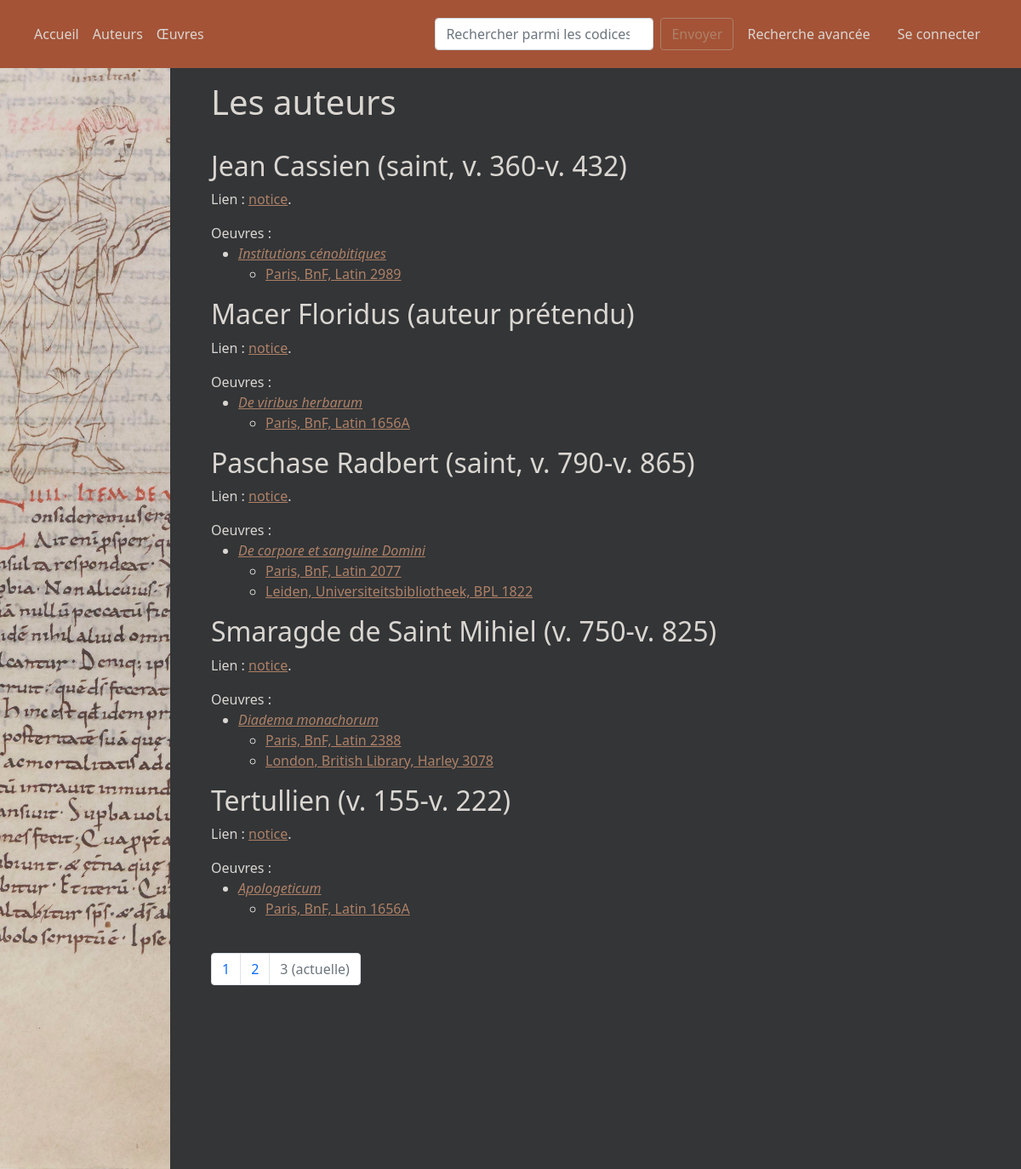
Page /pages/auteurs?page=3 on the earlier database version.
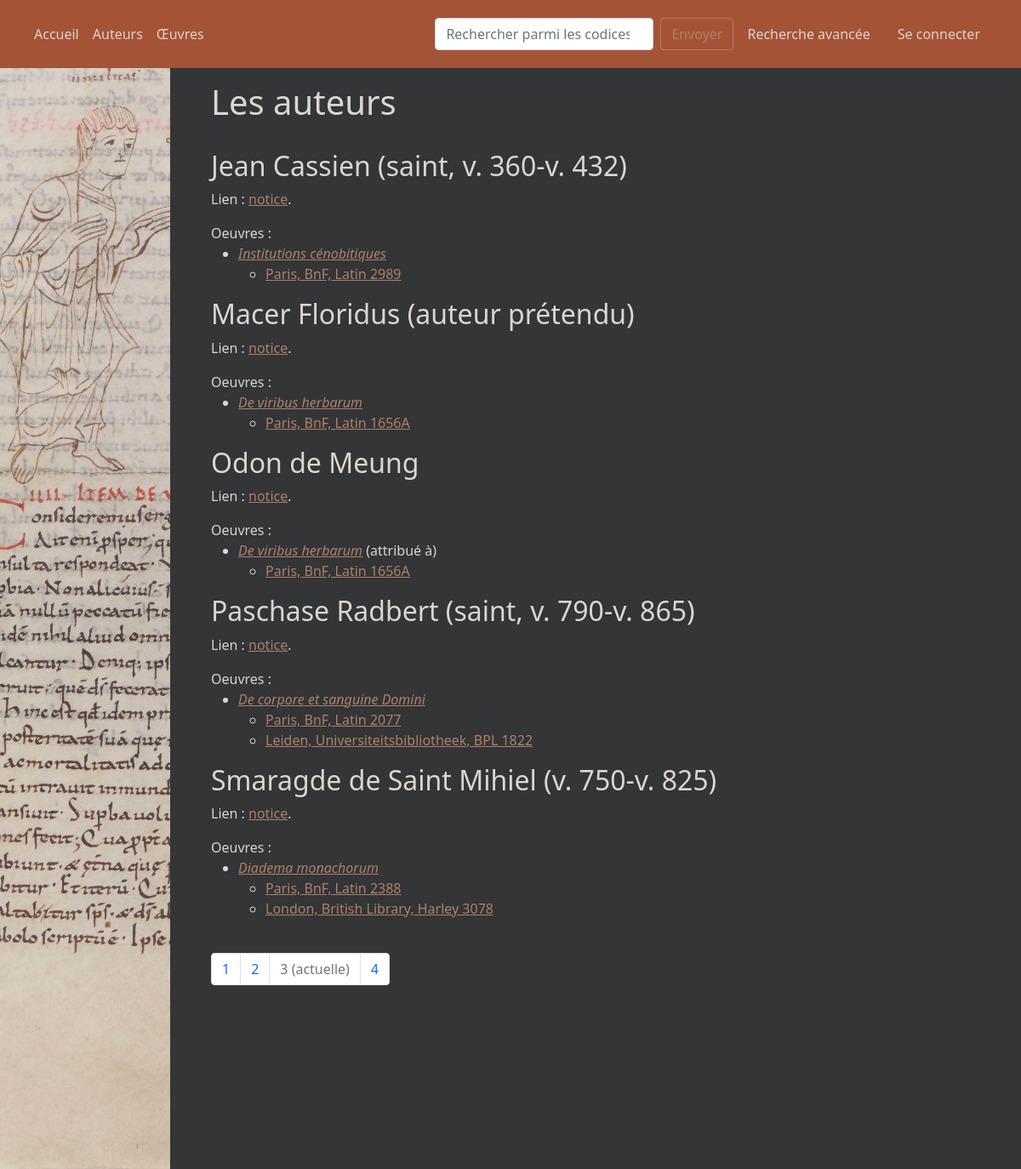
Same page on the later database version.
### app/modeles/classes.py (models this page shows, shortened)
class Personnes(db.Model):
    id = db.Column(db.Integer, primary_key=True)
    nom = db.Column(db.Text, nullable=False)
    data_bnf = db.Column(db.Integer, nullable=True)
    oeuvres_aut = db.relationship("Oeuvres", back_populates="lien_auteur", foreign_keys=Oeuvres.auteur)
    oeuvres_attr = db.relationship("Oeuvres", back_populates="lien_attr", foreign_keys=Oeuvres.attr)

class Oeuvres(db.Model):
    id = db.Column(db.Integer, unique=True, nullable=False, primary_key=True)
    titre = db.Column(db.Text, nullable=False)
    data_bnf = db.Column(db.Integer, nullable=True)
    partie_de = db.Column(db.Boolean, nullable=True)
    auteur = db.Column(db.Integer, db.ForeignKey("personnes.id"))
    lien_auteur = db.relationship("Personnes", back_populates="oeuvres_aut", foreign_keys=auteur)
    attr = db.Column(db.Integer, db.ForeignKey("personnes.id"))
    lien_attr = db.relationship("Personnes", back_populates="oeuvres_attr", foreign_keys=attr)
    contenu_defini_par = db.relationship("Contient", back_populates="a_pour_oeuvre")

### app/routes/routes.py (the view)
@app.route("/pages/auteurs")
def indexAuteurs():
    page = request.args.get('page', 1, type=int)
    classAuteurs = Personnes.query.order_by(Personnes.nom).paginate(page=page, per_page=ROWS_PER_PAGE)
    donneesAuteurs = json.loads(tousAuteursJson())
    return render_template("pages/auteurs.html", auteurs=donneesAuteurs, classAuteurs=classAuteurs)

### app/modeles/traitements.py (called while the page is built)
def codexLabel(code_id):
    cote = Codices.query.get(code_id).cote
    lieu_conservation = Codices.query.get(code_id).lieu_conservation
    if lieu_conservation.label == "Bibliothèque nationale de France":
        lieu_conservation = lieu_conservation.localite + ", BnF"
    else:
        lieu_conservation = lieu_conservation.localite + ", " + lieu_conservation.label
    label = f"{lieu_conservation}, {cote}"
    dico = {
        "codex_id": code_id,
        "label": label
    }
    return dico

def dateLabel(chaine):
    if chaine[0] == "0":
        chaine = chaine[1:]
    if chaine[-1] == "?":
        chaine = "v. " + chaine[:-1]
    elif "." in chaine:
        chaine = "apr. " + chaine.replace(".", "0")
    return chaine

def conservationDict(codex_id):
    objetCodex = Codices.query.get(codex_id)
    dico = {
        "lieu_id": objetCodex.lieu_conservation.id,
        "localite": objetCodex.lieu_conservation.localite,
        "label": objetCodex.lieu_conservation.label
    }
    return dico

### app/templates/pages/auteurs.html (shortened to what this page needs)
{% extends "conteneur.html" %}
{% block corps %}
    <h1>Les auteurs</h1>
    <br>
    {% for item in classAuteurs.items %}
        {% for auteur in auteurs %}
            {% if item.id == auteur["personne_id"] %}
                <h2>{{ auteur["label"] }}</h2>
                <p>Lien : <a href="{{ url_for("noticePersonne", id=auteur["personne_id"]) }}">notice</a>.</p>
                <head>Oeuvres :</head>
                <ul>
                    {% for oeuvre in auteur["oeuvres"] %}
                        <li><a href="{{ url_for("noticeOeuvre", id=oeuvre["oeuvre_id"]) }}">
                            <i>{{ oeuvre["titre"] }}</i></a>
                            {% if oeuvre["relation"] == "a pour attribution" %}
                                <span> (attribué à)</span>
                            {% endif %}
                            <ul>
                                {% for codex in oeuvre["contenue_dans"] %}
                                    <li><a href="{{ url_for('notice_codex', num=codex["codex_id"])}}">{{codex["label"]}}</a></li>
                                {% endfor %}
                            </ul>
                        </li>
                    {% endfor %}
                </ul>
            {% endif %}
        {% endfor %}
    {% endfor %}
    <br>
    <nav aria-label="research-pagination">
        <ul class="pagination">
            {% for page in classAuteurs.iter_pages() %}
                {% if page %}
                    {% if page != classAuteurs.page %}
                        <li class="page-item">
                            <a class="page-link" href="{{ url_for("indexAuteurs", page=page) }}">{{page}}</a>
                        </li>
                    {% else %}
                        <li class="page-item active disabled">
                            <a class="page-link">{{page}} <span class="sr-only">(actuelle)</span></a>
                        </li>
                    {% endif %}
                {% else %}
                    <li class="page-item disabled">
                        <a class="page-link">...</a>
                    </li>
                {% endif %}
            {%- endfor %}
        </ul>
    </nav>
{% endblock %}

Differences in the rows shown:
no longer on this page (row unchanged): Personnes: label "Tertullien (v. 155-v. 222)"
no longer on this page (row unchanged): Oeuvres: titre "Apologeticum", label "Paris, BnF, Latin 1656A", shown under "Tertullien (v. 155-v. 222)"
added Personnes: label "Odon de Meung", Oeuvres (titre "De viribus herbarum", shows "(attribué à)", label "Paris, BnF, Latin 1656A")
Other differences:
new list line: "4"
